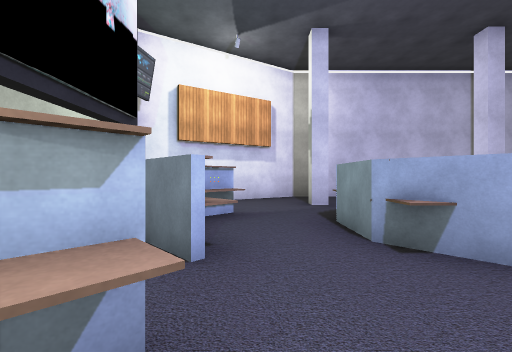
View 1 (above)

16 first-person views from a walk through a scene from a Unity 3-D project. The camera is 1.4 m above the floor, looks level and sees 90° across. The floor is counted in squares, 2 m on a side. Each view is taken from the middle of a square. On the plan, view 1 faces up. The plan holds only what a view shows up to about 9 squares ahead; the rest is blank. The place goes on beyond the plan. The player character is not drawn. Some surface patterns are stand-ins.

View 2
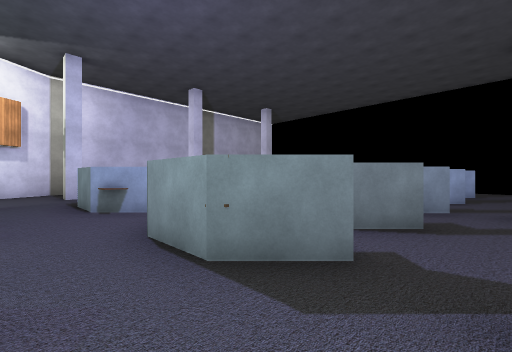

View 3
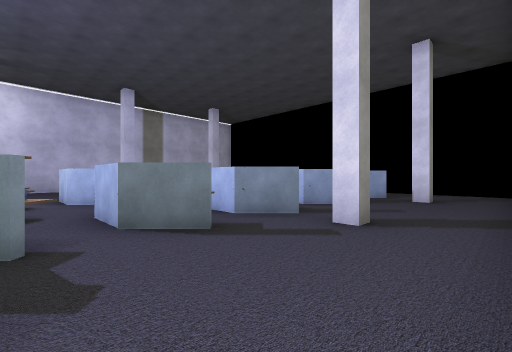

View 4
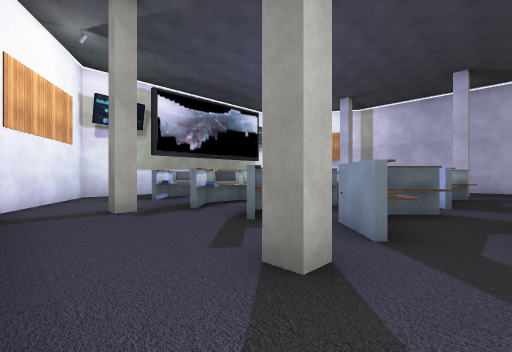

View 5
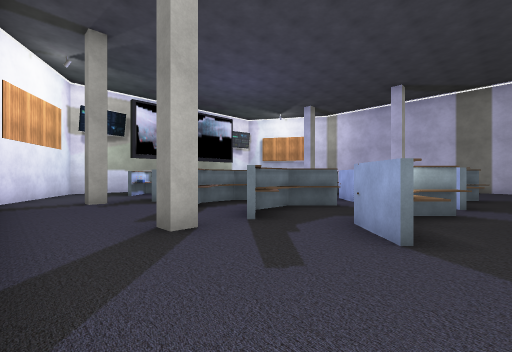

View 6
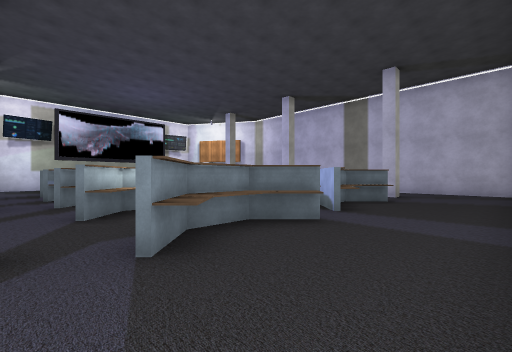

View 7
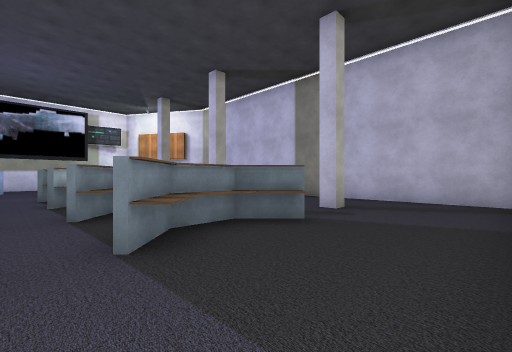

View 8
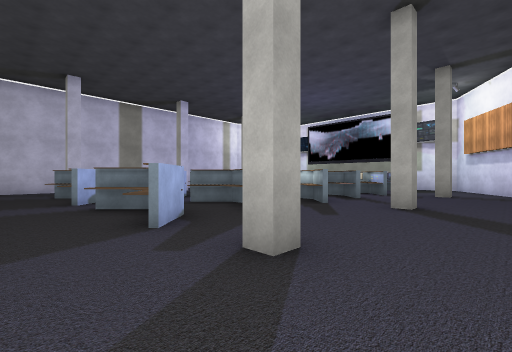

View 9
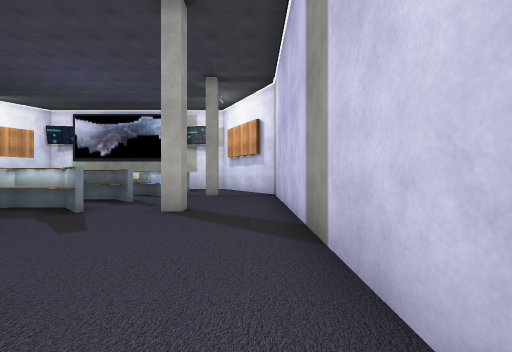

View 10
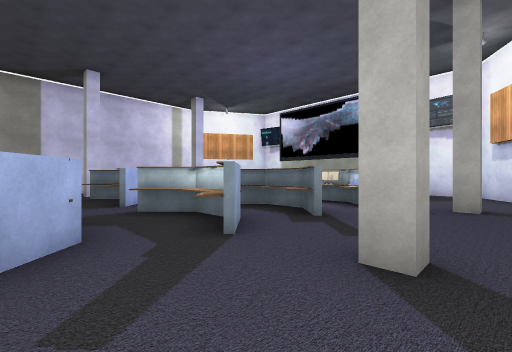

View 11
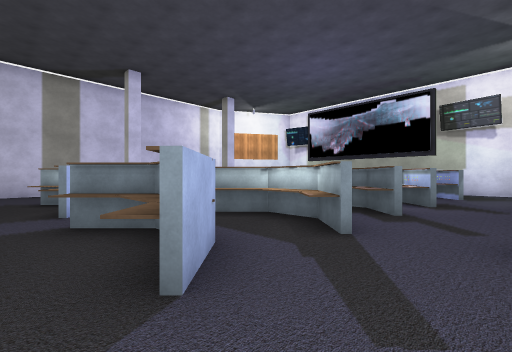

View 12
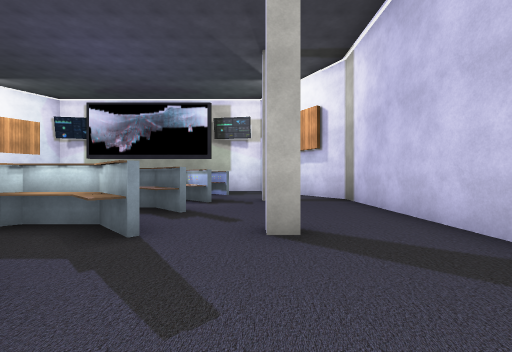

View 13
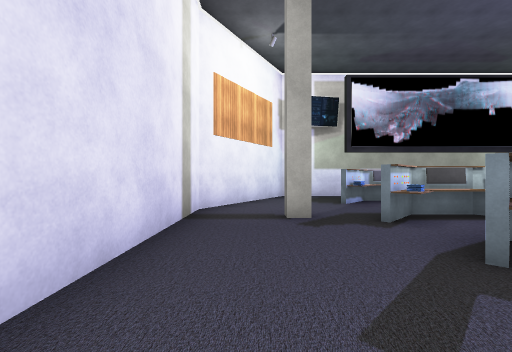

View 14
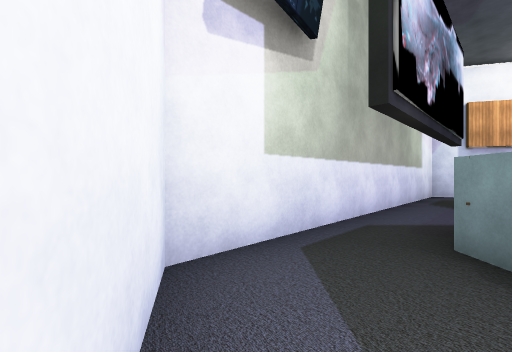

View 15
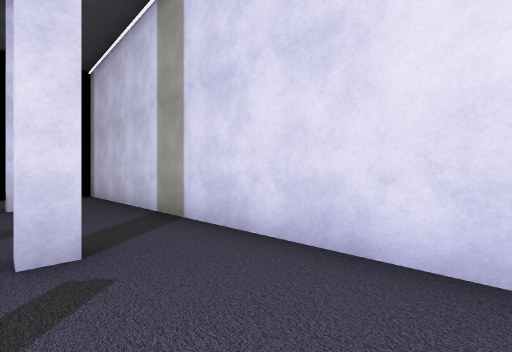

View 16
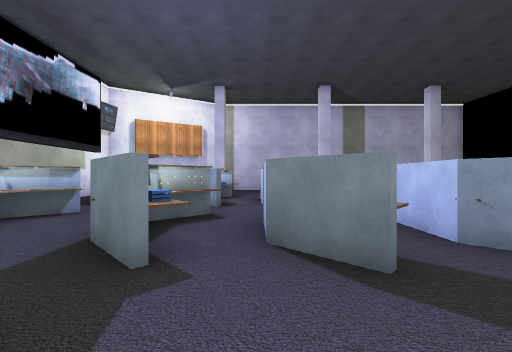

### Floor plan
Ten units are one square. View 1 is at (0, 0); x grows to the right and y downward. Boxes are objects, and circles mark ways between rooms. Rooms are numbered by the first view taken in them; rooms with no view inside come last. Other rooms are left out.
<svg viewBox="-34 -92 171 149">
<path fill="none" stroke="#000" d="M56 -2 53 1 53 13 61 22 51 12M75 -27 83 -18M51 -38 56 -42 53 -39 53 -26 62 -17M73 -37 83 -47M77 15 83 21M31 -26 31 -39M40 22 31 13M82 22 75 15M36 -41 33 -37 33 -26 41 -18M97 -27 106 -18M102 -3 106 -6M84 -46 80 -42M96 -37 105 -46M105 -17 98 -24M106 -4 100 2 100 6M21 21 12 12 12 0M103 16 108 21M12 -27 12 -40M15 -38 15 -31M17 -43 14 -40 14 -30M55 -65 60 -65 60 -61M107 22 103 17M107 -46 98 -37M-4 -10 -10 -4M-5 -20 -12 -27M99 -65 103 -65 103 -61 99 -61M17 -66 17 -61 12 -61 12 -66M-9 14 -14 9M-12 5 -12 9 -4 18M-4 -49 -10 -44M130 -87 13 -87 -29 -62 -29 31 6 52 132 52M12 -22 12 -26M14 0 14 12 22 20M31 13 31 0M24 -22 21 -19 12 -27M36 -21 31 -26M18 -22 12 -22M33 1 33 13 41 21M51 12 51 1M61 -17 51 -26"/>
<rect x="35" y="-45" width="10" height="20" fill="#bbb"><title>table</title></rect>
<rect x="55" y="-5" width="10" height="10" fill="#bbb"><title>table</title></rect>
<rect x="55" y="-45" width="10" height="10" fill="#bbb"><title>table</title></rect>
<rect x="75" y="-5" width="10" height="20" fill="#bbb"><title>table</title></rect>
<rect x="95" y="-5" width="20" height="20" fill="#bbb"><title>table</title></rect>
<rect x="15" y="-5" width="10" height="20" fill="#bbb"><title>table</title></rect>
<rect x="35" y="-5" width="10" height="20" fill="#bbb"><title>other object</title></rect>
<circle cx="10" cy="-10" r="3" fill="#2a7"/>
<circle cx="20" cy="-20" r="3" fill="#2a7"/>
<circle cx="50" cy="-10" r="3" fill="#2a7"/>
<circle cx="30" cy="-10" r="3" fill="#2a7"/>
<text x="60" y="-10">1</text>
<text x="20" y="0">2</text>
<text x="40" y="0">3</text>
</svg>
Room 1 opens to room 2. Room 1 opens to room 3. Room 2 opens to room 3.

Where each view was taken, in squares from view 1:
view 1: 0 up, 0 right, facing up
view 2: 3 down, 0 right, facing up-right
view 3: 5 down, 2 right, facing up-right
view 4: 5 down, 7 right, facing up-left
view 5: 5 down, 9 right, facing up-left
view 6: 3 down, 13 right, facing up-left
view 7: 1 up, 13 right, facing up-left
view 8: 8 up, 12 right, facing down-left
view 9: 8 up, 11 right, facing left
view 10: 7 up, 8 right, facing down-left
view 11: 6 up, 9 right, facing down-left
view 12: 6 up, 9 right, facing left
view 13: 4 down, 6 right, facing left
view 14: 4 down, 1 left, facing up-left
view 15: 3 down, 3 right, facing down-right
view 16: 4 down, 3 right, facing up
